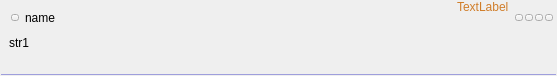
<?xml version="1.0" encoding="UTF-8"?>
<ui version="4.0">
 <class>TreeElement_Epg_No</class>
 <widget class="QWidget" name="TreeElement_Epg_No">
  <property name="geometry">
   <rect>
    <x>0</x>
    <y>0</y>
    <width>557</width>
    <height>76</height>
   </rect>
  </property>
  <property name="sizePolicy">
   <sizepolicy hsizetype="Expanding" vsizetype="Minimum">
    <horstretch>0</horstretch>
    <verstretch>0</verstretch>
   </sizepolicy>
  </property>
  <property name="contextMenuPolicy">
   <enum>Qt::NoContextMenu</enum>
  </property>
  <property name="windowTitle">
   <string notr="true"/>
  </property>
  <layout class="QGridLayout" name="gridLayout">
   <property name="leftMargin">
    <number>0</number>
   </property>
   <property name="topMargin">
    <number>0</number>
   </property>
   <property name="rightMargin">
    <number>0</number>
   </property>
   <property name="bottomMargin">
    <number>0</number>
   </property>
   <property name="spacing">
    <number>0</number>
   </property>
   <item row="0" column="0">
    <layout class="QHBoxLayout" name="horizontalLayout_4">
     <property name="spacing">
      <number>0</number>
     </property>
     <property name="topMargin">
      <number>2</number>
     </property>
     <property name="rightMargin">
      <number>4</number>
     </property>
     <property name="bottomMargin">
      <number>2</number>
     </property>
     <item>
      <spacer name="horizontalSpacer">
       <property name="orientation">
        <enum>Qt::Horizontal</enum>
       </property>
       <property name="sizeType">
        <enum>QSizePolicy::Fixed</enum>
       </property>
       <property name="sizeHint" stdset="0">
        <size>
         <width>3</width>
         <height>20</height>
        </size>
       </property>
      </spacer>
     </item>
     <item alignment="Qt::AlignVCenter">
      <widget class="CLogoView" name="m_Logo" native="true">
       <property name="sizePolicy">
        <sizepolicy hsizetype="Preferred" vsizetype="Expanding">
         <horstretch>0</horstretch>
         <verstretch>0</verstretch>
        </sizepolicy>
       </property>
       <property name="contextMenuPolicy">
        <enum>Qt::NoContextMenu</enum>
       </property>
      </widget>
     </item>
    </layout>
   </item>
   <item row="2" column="0" colspan="2">
    <widget class="Line" name="line">
     <property name="sizePolicy">
      <sizepolicy hsizetype="Expanding" vsizetype="Fixed">
       <horstretch>0</horstretch>
       <verstretch>0</verstretch>
      </sizepolicy>
     </property>
     <property name="minimumSize">
      <size>
       <width>0</width>
       <height>1</height>
      </size>
     </property>
     <property name="contextMenuPolicy">
      <enum>Qt::NoContextMenu</enum>
     </property>
     <property name="autoFillBackground">
      <bool>false</bool>
     </property>
     <property name="styleSheet">
      <string notr="true">QFrame {
    border:0px;
padding: 0px;
margin: 1px;
background-color:rgba(158, 158, 220,255);
}</string>
     </property>
     <property name="frameShadow">
      <enum>QFrame::Plain</enum>
     </property>
     <property name="lineWidth">
      <number>1</number>
     </property>
     <property name="midLineWidth">
      <number>0</number>
     </property>
     <property name="orientation">
      <enum>Qt::Horizontal</enum>
     </property>
    </widget>
   </item>
   <item row="0" column="1">
    <widget class="QWidget" name="m_Cursor" native="true">
     <property name="sizePolicy">
      <sizepolicy hsizetype="Expanding" vsizetype="Expanding">
       <horstretch>0</horstretch>
       <verstretch>0</verstretch>
      </sizepolicy>
     </property>
     <layout class="QVBoxLayout" name="verticalLayout">
      <property name="spacing">
       <number>0</number>
      </property>
      <property name="leftMargin">
       <number>2</number>
      </property>
      <property name="topMargin">
       <number>0</number>
      </property>
      <property name="rightMargin">
       <number>2</number>
      </property>
      <property name="bottomMargin">
       <number>1</number>
      </property>
      <item>
       <layout class="QHBoxLayout" name="horizontalLayout_Str1">
        <property name="spacing">
         <number>6</number>
        </property>
        <property name="sizeConstraint">
         <enum>QLayout::SetDefaultConstraint</enum>
        </property>
        <property name="leftMargin">
         <number>2</number>
        </property>
        <item>
         <widget class="CSkinButton" name="m_FavButton">
          <property name="sizePolicy">
           <sizepolicy hsizetype="Fixed" vsizetype="Fixed">
            <horstretch>0</horstretch>
            <verstretch>0</verstretch>
           </sizepolicy>
          </property>
          <property name="focusPolicy">
           <enum>Qt::NoFocus</enum>
          </property>
          <property name="text">
           <string notr="true"/>
          </property>
          <property name="iconSize">
           <size>
            <width>0</width>
            <height>0</height>
           </size>
          </property>
          <property name="checkable">
           <bool>true</bool>
          </property>
          <property name="checked">
           <bool>false</bool>
          </property>
          <property name="skinImage" stdset="0">
           <stringlist notr="true">
            <string>src=&quot;img\tree\star-off.png&quot; statecount=&quot;1&quot; duration=&quot;0&quot; autoScale=&quot;0&quot;</string>
            <string>checked=&quot;1&quot; src=&quot;img\tree\star-on.png&quot; statecount=&quot;1&quot; duration=&quot;0&quot; autoScale=&quot;0&quot;</string>
           </stringlist>
          </property>
         </widget>
        </item>
        <item>
         <widget class="CSkinOneLineText" name="m_Name">
          <property name="sizePolicy">
           <sizepolicy hsizetype="Expanding" vsizetype="Expanding">
            <horstretch>0</horstretch>
            <verstretch>0</verstretch>
           </sizepolicy>
          </property>
          <property name="text">
           <string>name</string>
          </property>
          <property name="addheight" stdset="0">
           <number>2</number>
          </property>
         </widget>
        </item>
        <item>
         <widget class="CSkinOneLineText" name="m_ExtFilterName">
          <property name="sizePolicy">
           <sizepolicy hsizetype="Minimum" vsizetype="Preferred">
            <horstretch>0</horstretch>
            <verstretch>0</verstretch>
           </sizepolicy>
          </property>
          <property name="palette">
           <palette>
            <active>
             <colorrole role="WindowText">
              <brush brushstyle="SolidPattern">
               <color alpha="255">
                <red>208</red>
                <green>125</green>
                <blue>41</blue>
               </color>
              </brush>
             </colorrole>
            </active>
            <inactive>
             <colorrole role="WindowText">
              <brush brushstyle="SolidPattern">
               <color alpha="255">
                <red>208</red>
                <green>125</green>
                <blue>41</blue>
               </color>
              </brush>
             </colorrole>
            </inactive>
            <disabled>
             <colorrole role="WindowText">
              <brush brushstyle="SolidPattern">
               <color alpha="255">
                <red>120</red>
                <green>120</green>
                <blue>120</blue>
               </color>
              </brush>
             </colorrole>
            </disabled>
           </palette>
          </property>
          <property name="text">
           <string>TextLabel</string>
          </property>
          <property name="alignment">
           <set>Qt::AlignLeading|Qt::AlignLeft|Qt::AlignTop</set>
          </property>
          <property name="addheight" stdset="0">
           <number>-1</number>
          </property>
          <property name="brightness" stdset="0">
           <number>0</number>
          </property>
          <property name="marginTop" stdset="0">
           <number>1</number>
          </property>
          <property name="marginRight" stdset="0">
           <number>2</number>
          </property>
         </widget>
        </item>
        <item>
         <widget class="QWidget" name="m_ExtButtonContainer" native="true">
          <property name="sizePolicy">
           <sizepolicy hsizetype="Minimum" vsizetype="Expanding">
            <horstretch>0</horstretch>
            <verstretch>0</verstretch>
           </sizepolicy>
          </property>
          <layout class="QHBoxLayout" name="horizontalLayout_5">
           <property name="spacing">
            <number>2</number>
           </property>
           <property name="leftMargin">
            <number>0</number>
           </property>
           <property name="topMargin">
            <number>0</number>
           </property>
           <property name="rightMargin">
            <number>2</number>
           </property>
           <property name="bottomMargin">
            <number>0</number>
           </property>
           <item>
            <widget class="CSkinButton" name="m_ExtButton1">
             <property name="focusPolicy">
              <enum>Qt::NoFocus</enum>
             </property>
             <property name="text">
              <string notr="true"/>
             </property>
             <property name="iconSize">
              <size>
               <width>0</width>
               <height>0</height>
              </size>
             </property>
             <property name="checkable">
              <bool>false</bool>
             </property>
            </widget>
           </item>
           <item>
            <widget class="CSkinButton" name="m_ExtButton2">
             <property name="focusPolicy">
              <enum>Qt::NoFocus</enum>
             </property>
             <property name="text">
              <string notr="true"/>
             </property>
             <property name="iconSize">
              <size>
               <width>0</width>
               <height>0</height>
              </size>
             </property>
             <property name="checkable">
              <bool>false</bool>
             </property>
            </widget>
           </item>
           <item>
            <widget class="CSkinButton" name="m_ExtButton3">
             <property name="focusPolicy">
              <enum>Qt::NoFocus</enum>
             </property>
             <property name="text">
              <string notr="true"/>
             </property>
             <property name="iconSize">
              <size>
               <width>0</width>
               <height>0</height>
              </size>
             </property>
             <property name="checkable">
              <bool>false</bool>
             </property>
            </widget>
           </item>
           <item>
            <widget class="CSkinButton" name="m_ExtButton4">
             <property name="focusPolicy">
              <enum>Qt::NoFocus</enum>
             </property>
             <property name="text">
              <string notr="true"/>
             </property>
             <property name="iconSize">
              <size>
               <width>0</width>
               <height>0</height>
              </size>
             </property>
             <property name="checkable">
              <bool>false</bool>
             </property>
            </widget>
           </item>
          </layout>
         </widget>
        </item>
       </layout>
      </item>
      <item>
       <widget class="CSkinOneLineText" name="m_Address">
        <property name="sizePolicy">
         <sizepolicy hsizetype="Expanding" vsizetype="Expanding">
          <horstretch>0</horstretch>
          <verstretch>0</verstretch>
         </sizepolicy>
        </property>
        <property name="text">
         <string>str1</string>
        </property>
        <property name="alignment">
         <set>Qt::AlignLeading|Qt::AlignLeft|Qt::AlignTop</set>
        </property>
        <property name="brightness" stdset="0">
         <number>-25</number>
        </property>
       </widget>
      </item>
     </layout>
    </widget>
   </item>
  </layout>
 </widget>
 <customwidgets>
  <customwidget>
   <class>CSkinOneLineText</class>
   <extends>QLabel</extends>
   <header>skinonelinetext.h</header>
  </customwidget>
  <customwidget>
   <class>CSkinButton</class>
   <extends>QToolButton</extends>
   <header>skinbutton.h</header>
  </customwidget>
  <customwidget>
   <class>CLogoView</class>
   <extends>QWidget</extends>
   <header>logoview.h</header>
  </customwidget>
 </customwidgets>
 <resources/>
 <connections/>
</ui>
